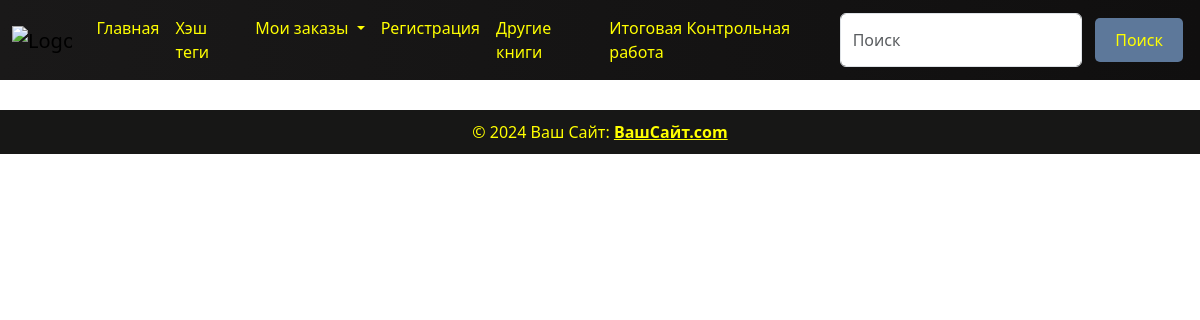
/clothes/child_clothes/, run on an earlier commit of the app's database.
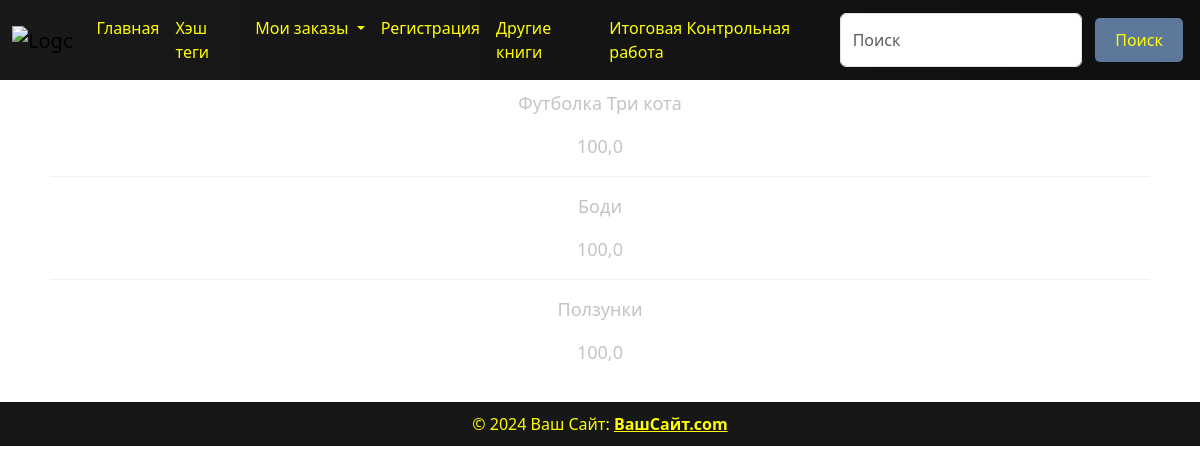
And on a later commit of the database.
### clothes/models.py (models this page shows, shortened)
class Clothes(models.Model):
    title = models.CharField(max_length=50)
    price = models.FloatField(default=100)
    tags = models.ManyToManyField(Tag)

### clothes/views.py (the view)
# urls.py: path('child_clothes/', ChildClothesView.as_view(), name='child_clothes'),
class ChildClothesView(generic.ListView):
    model = models.Clothes
    template_name = 'clothing/child_cloth.html'
    context_object_name = 'child_clothes'
    def get_queryset(self):
        return models.Clothes.objects.filter(tags__name='Детская').order_by('-id')

### templates/clothing/child_cloth.html
{% load static %}
{% include 'components/header.html' %}
<link rel="stylesheet" href="{% static 'css/hashtags.css' %}">
<div class="container">
    {% for i in child_clothes %}
     <div class="content">
        <p class="white">{{ i.title }}</p>
        <p class="white">{{ i.price }}</p>
        {% if not forloop.last %}
        <hr class="white">
        {% endif %}
    </div>
    {% endfor %}
</div>
    {% include 'components/footer.html' %}

What changed in the data, as far as the page shows it:
added Clothes: title "Футболка Три кота", price "100,0"
added Clothes: title "Боди", price "100,0"
added Clothes: title "Ползунки", price "100,0"
